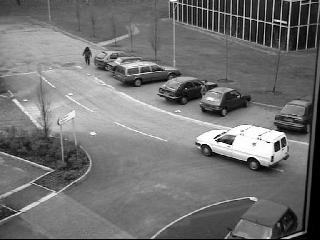
%> input picture Mean-shift tracking/car/00000805.jpg, 320 x 240 px; its folder holds 4 pictures in this run
$ octave --eval "Mean_Shift_Tracking_gray;"   (GNU Octave 9; MATLAB toolbox functions it lacks are replaced by stand-ins)
%> lines starting %> are read from the running program, lines starting %| are printed output that depends on the picture; in (x1, y1, x2, y2) boxes, pixels count from 0 and x2, y2 are one past the last pixel; in counts of white or black regions, pixels touching at a corner belong together; the program's own positions count from 1
%%%%%%%%%%%%%%%%%%%%%%%%%%%%%%%%%%%%%%%%%%%%%%%%%%%%%%%%%%%%%%%%%%%%%%%%%%
%                        MEAN SHIFT TRACKING
% ------------------------------------------------------------------------
%       Author: Oscar E. Ramos Ponce - Mohammad Ali Mirzaei
%               MSc Computer Vision and Robotics
%               Universite de Bourgogne, December 2010
%%%%%%%%%%%%%%%%%%%%%%%%%%%%%%%%%%%%%%%%%%%%%%%%%%%%%%%%%%%%%%%%%%%%%%%%%%
%
% In particular, you have to create the different functions:
%	- cd = color_distribution(imagePatch, m)
%	- k = compute_bhattacharyya_coefficient(p,q)
%	- weights = compute_weights(imPatch, qTarget, pCurrent, Nbins)
% 	- z = compute_meanshift_vector(imPatch, prev_center, weights)
%
% the function to extract an image part is given.
% ----------------
% Authors: Oscar E. Ramos Ponce - Mohammad Ali Mirzaei
% Date: 8 December 2010
%%%%%%%%%%%%%%%%%%%%%%%%%%%%%%%%%%%%%%%%%%%%%%%%%%%%%%%%%%%%%%%%%%%%%%%%%%

function Mean_Shift_Tracking_gray

clc; clear all; close all

%Path and extension of the imagefiles
imPath = './car'; imExt = 'jpg';

%   LOAD THE IMAGES
%=========================================================================

%Check if directory and files exist
if isdir(imPath) == 0
    error('USER ERROR : The image directory does not exist');
end

filearray = dir([imPath filesep '*.' imExt]);   % get all files in the directory with the specified extension
NumImages = size(filearray,1);                  % get the number of images
if NumImages < 0
    error('No image in the directory');
end

% Load for Gray images (third dimension is the number of the image sequence)
disp('Loading image files from the video sequence, please be patient...');
for t=1:NumImages
    imgname = [imPath filesep filearray(t).name];   % get image name
    ImSeq(:,:,t) = imread(imgname);                 % load image
%> ImSeq is the input picture: size 240x320 uint8; min 0, max 255, mean 114.5
%> pass 3 of the loop in Mean_Shift_Tracking_gray, `for t=1:NumImages`:
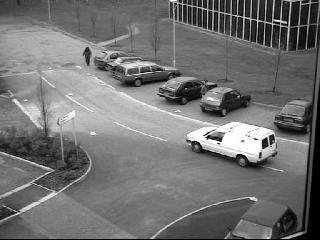
%> input picture Mean-shift tracking/car/00000807.jpg, 320 x 240 px
%> in Mean_Shift_Tracking_gray, `ImSeq(:,:,t) = imread(imgname);`:
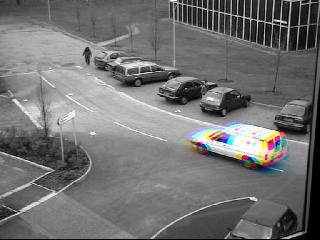
%> ImSeq: size 240x320x3 uint8; mean R, G, B 114.5, 114.3, 114.2
%> the loop made 4 passes; the first 3 are shown
end
disp(' ... OK!');
%> (printed output is left out)


%   INITIALIZE THE TRACKER
%=========================================================================

VIDEO_WIDTH  = size(ImSeq,2);    % Total number of columns
%> VIDEO_WIDTH = 320
VIDEO_HEIGHT = size(ImSeq,1);    % Total number of rows
%> VIDEO_HEIGHT = 240


%%              BACKGROUND SUBTRACTION METHOD
%%*************************************************************************

% Initialization of the background to 0 (for avoiding array size change in time)
I_Background = zeros(VIDEO_HEIGHT,VIDEO_WIDTH);
disp('Computing the background, please be patient ...');
I_Background =  median( ImSeq, 3);
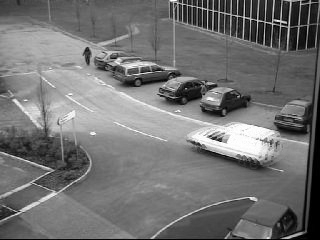
%> I_Background: size 240x320 uint8; min 0, max 255, mean 114.8
disp(' ... Background computed');
figure, imshow(I_Background), drawnow;


%%              BOUNDING BOX AROUND THE OBTAINED REGION
%   This gives the initial state for the following tracking and it consists
%   on obtaining the ROI using morphological operations
%%*************************************************************************

%Image Thresholding
Im1 = abs(double(ImSeq(:,:,1))-double(I_Background));   % Substract the first image from the background
Th = 80;                                    % Threshold value
Im1(Im1<Th)=0; Im1(Im1>=Th)=1;              % Threshold the Image
%> after `Im1(Im1>=Th)=1`:
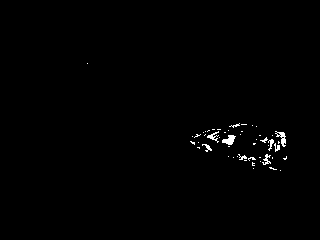
%> Im1: size 240x320 double; values 0 (black) and 1 (white), 0.71% white in thin lines or dots, all inside (x1, y1, x2, y2) = (87, 63, 287, 171)
Im1th = logical(Im1);                       % Convert the thresholded image to logical
Im1th = imclose(Im1th,strel('line',10,45)); % Close the image for some elements that appear as not connected (to get a better bounding box)
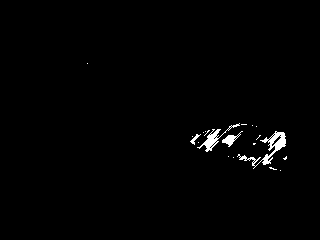
%> Im1th: size 240x320 logical; 1.1% white; 20 white regions (16 under 20 px), largest, box (x1, y1, x2, y2) and area: (237, 131, 286, 169) 414, (197, 123, 240, 152) 235, (222, 131, 243, 147) 110, (190, 134, 201, 145) 39
% figure, imshow(Im1th)                      % Show the thresholded image

%Get the desired ROI
[Im1Labels,NLabels] = bwlabel(Im1th,8);         % Label the thresholded image
%> Im1Labels: size 240x320 double; 21 distinct labels, from 0 to 20
for n=1:NLabels
   sizeLabel(n) = length(find(Im1Labels==n));   % Count the elements in each label
end
[~,MaxLabel] = max(sizeLabel);                  % Find the label with more elements (ROI)

[Xreg,Yreg] = find(Im1Labels==MaxLabel);        % Find the position of pixels belonging to the ROI
Xmax = max(Xreg); Xmin = min(Xreg);             % x extremes of the bounding box
Ymax = max(Yreg); Ymin = min(Yreg);             % y extremes of the bounding box
ROI_Center = [ (Xmin+Xmax)/2, (Ymin+Ymax)/2];   % Center of the ROI (mean of the extremes)
ROI_Height = Xmax - Xmin;                       % Height of the ROI
ROI_Width  = Ymax - Ymin;                       % Width of the ROI

%Show the ROI on the image
figure, imshow(ImSeq(:,:,1)); hold on;
line([Ymin Ymin],[Xmin Xmax]), line([Ymax Ymax],[Xmin Xmax])
line([Ymin Ymax],[Xmin Xmin]), line([Ymin Ymax],[Xmax Xmax])
%> after `line([Ymin Ymax],[Xmax Xmax])`:
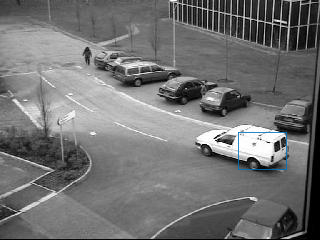
%> figure redrawn from the program's plot data
hold off

% %Show the thresholded images
% figure
% subplot(1,2,1), imshow(Im1th)
% subplot(1,2,2), imshow(Im1Labels==MaxLabel)


%%*************************************************************************
%%                          MEANSHIFT TRACKING
%*************************************************************************

%DEFINITION OF THE COLOR MODEL OF THE OBJECT: TARGET MODEL

%Extract the image patch of the ROI for the target model
imPatch = extract_image_patch_center_size(ImSeq(:,:,1), ROI_Center, ROI_Width, ROI_Height);
%figure, imshow(imPatch)

%Compute the color distribution in RGB color space
Nbins = 8;
TargetModel = color_distribution(imPatch, Nbins);

% Mean-Shift Algorithm
prev_center = ROI_Center;       % set the location to the previous one
figure;
for n = 2:NumImages

    I = ImSeq(:,:,n);           % get next frame
    %while(1)
    for i=1:5
        % STEP 1: calculate the pdf of the previous position
    	imPatch    = extract_image_patch_center_size(I, prev_center, ROI_Width, ROI_Height);
    	ColorModel = color_distribution(imPatch, Nbins);

    	% evaluate the Bhattacharyya coefficient
     	rho_0 = compute_bhattacharyya_coefficient(TargetModel, ColorModel);

    	% STEP 2: derive the weights
    	weights = compute_weights(imPatch, TargetModel, ColorModel, Nbins);

    	% STEP 3: compute the mean-shift vector using Epanechnikov kernel (weighted average)
        z = compute_meanshift_vector(imPatch, prev_center, weights);
      	new_center = z;

    	% STEP 4: Compute coefficient for the new center
        imPatchNew    = extract_image_patch_center_size(I, new_center, ROI_Width, ROI_Height);
    	ColorModelNew = color_distribution(imPatchNew, Nbins);
        rho_1 = compute_bhattacharyya_coefficient(TargetModel, ColorModelNew);

        % STEP 5: If new coefficient is smaller than previous one, update center
        if (rho_1 < rho_0)
            new_center = 0.5*(new_center + prev_center);
        end

        % STEP 6
    	if norm(new_center-prev_center, 1) < eps
       		break
    	end
    	prev_center = new_center;

    end

    % Show the tracking results
    Xmin = round(new_center(1) - ROI_Height/2);
    Xmax = round(new_center(1) + ROI_Height/2);
    Ymin = round(new_center(2) - ROI_Width/2);
    Ymax = round(new_center(2) + ROI_Width/2);
    imshow(ImSeq(:,:,n)); hold on;
    line([Ymin Ymin],[Xmin Xmax]), line([Ymax Ymax],[Xmin Xmax])
    line([Ymin Ymax],[Xmin Xmin]), line([Ymin Ymax],[Xmax Xmax])
    hold off
    drawnow

end

%% %%%%%%%%%%%%%%%%%%%%%%%%%%%%%%%%%%%%%%%%%%%%%%%%%%%%%%%%%%%%%%%%%%%%%%%%%%%%%%%%%%%%%%%%%%%%%%%%%%%%%%%%%%

%                                 THE DIFFERENT FUNCTIONS TO BE USED

%%%%%%%%%%%%%%%%%%%%%%%%%%%%%%%%%%%%%%%%%%%%%%%%%%%%%%%%%%%%%%%%%%%%%%%%%%%%%%%%%%%%%%%%%%%%%%%%%%%%%%%%%%%%


%% Function to extract the image patch
function imPatch = extract_image_patch_center_size(I, c, w, h)
%> called with c = [150.5 262], w = 48, h = 37
%This function extracts an image patch in image I given the center and size of the ROI

c = round(c);                   % Round the center values

VIDEO_WIDTH  = size(I,2);       % Width of the original image
%> VIDEO_WIDTH = 320
VIDEO_HEIGHT = size(I,1);       % Height of the original image
%> VIDEO_HEIGHT = 240

x = c(1)-h/2;                   % x for Top left corner of the patch
y = c(2)-w/2;                   % y for Top left corner of the patch
r = round(max(x, 1));           % If the top left corner is out of the image,
c = round(max(y, 1));           %    take (1,1) as top left

r2 = round(min(VIDEO_HEIGHT, x+h+1));   % x for Bottom right corner of the patch
c2 = round(min(VIDEO_WIDTH,  y+w+1));   % y for Bottom right corner of the patch

imPatch = I(r:r2, c:c2, :);     % Return the patch


%% Create the color distribution
function cd = color_distribution(imagePatch, m)
%> called with m = 8
%This function creates a m bins histogram to be used as distribution
%   Assumption: imagePatch has values from 0 to 255

[height,width] = size(imagePatch);  % Size of the patch
%> height = 39; width = 50
xc = ceil(height/2);                % x Center of the patch
%> xc = 20
yc = ceil(width/2);                 % y Center of the patch
%> yc = 25

sizebin = 256/m;                            % Elements in a bin, for m bins
b = floor(double(imagePatch)/sizebin);      % Quantized image levels into m bins
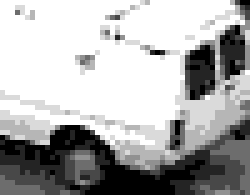
%> b: size 39x50 double (shown 5 times larger); min 0, max 7, mean 4.75; drawn with min black and max white

Cd = pi; d = 2;                     % Constants for the model
invCd = inv(Cd);                    % Constants for the model
q = zeros(1,m);                     % Initialization of q to zeros
for x=1:height
    for y=1:width
        MagX = ((x-xc)/(height/2))^2 + ((y-yc)/(width/2))^2;    % Compute the magnitude
        if MagX<1                                               % If it is <1, update the value
            ke = 0.5*invCd*(d+2)*(1-MagX);
        else                                                    % Otherwise, assign 0 to the value
            ke = 0;
        end
        q(b(x,y)+1) = q(b(x,y)+1) + ke;                         % Sum the values
    end
end

cd = q./sum(q);                                                 % Normalization


%% Compute the Brattacharyya coefficient
function rho = compute_bhattacharyya_coefficient(p,q)
% This function computes the Bhattacharyya distance between two 1D histograms.
m = length(p);
rho = 0;
for u = 1:m
    rho = rho + sqrt(p(u)*q(u));
end


%% Compute the weights w_i for every pixel
function weights = compute_weights(imPatch, qTarget, pCurrent, Nbins)
% This function computes the weights w_i, for every pixel in the target region

sizebin = 256/Nbins;                    % Size of each bin (elements in the bin)
b = floor(double(imPatch)/sizebin);     % Image divided in m bins

m = length(qTarget);                    % Number of elements in the "histogram" distribution
w = zeros(size(imPatch));               % Initiallize the weight to 0
for x=1:size(imPatch,1)
    for y=1:size(imPatch,2)
        w(x,y) = sqrt(qTarget(b(x,y)+1)/pCurrent(b(x,y)+1));
    end
end
weights = w;

%-------------------------------------

%% Compute mean shift vector
function y = compute_meanshift_vector(imagePatch, ROI_Center, weights)
% This function computes the mean shift vector y given the weights for every pixel in the ROI

[height,width] = size(imagePatch);      % Size of the patch
Xc = [height/2, width/2];               % y Center of the patch

num = 0; den = 0;                       % initialize numerator and denominator to 0
for x=1:size(imagePatch,1)
    for y=1:size(imagePatch,2)
        MagX = ((x-Xc(1))/(height/2))^2 + ((y-Xc(2))/(width/2))^2;  % Compute the magnitude
        if MagX<1                                                   % If the magnitude is >1, sum the contributions of the weights
            num = num + weights(x,y)*[x y];
            den = den + weights(x,y);
        end
    end
end
z = num/den;                            % The new distance with respect to the patch
y = ROI_Center + z - Xc;                % The new distance with respect to the global image
%> the loop in Mean_Shift_Tracking_gray, `for n = 2:NumImages` made 3 passes
%> pass 1, in Mean_Shift_Tracking_gray, `line([Ymin Ymax],[Xmax Xmax])`:
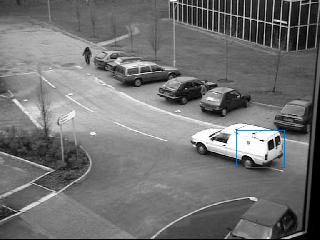
%> figure redrawn from the program's plot data
%> `Mean_Shift_Tracking_gray;`:
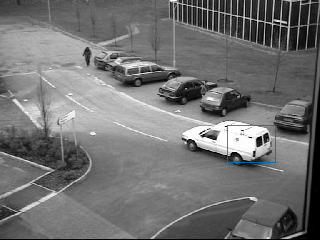
%> figure redrawn from the program's plot data
